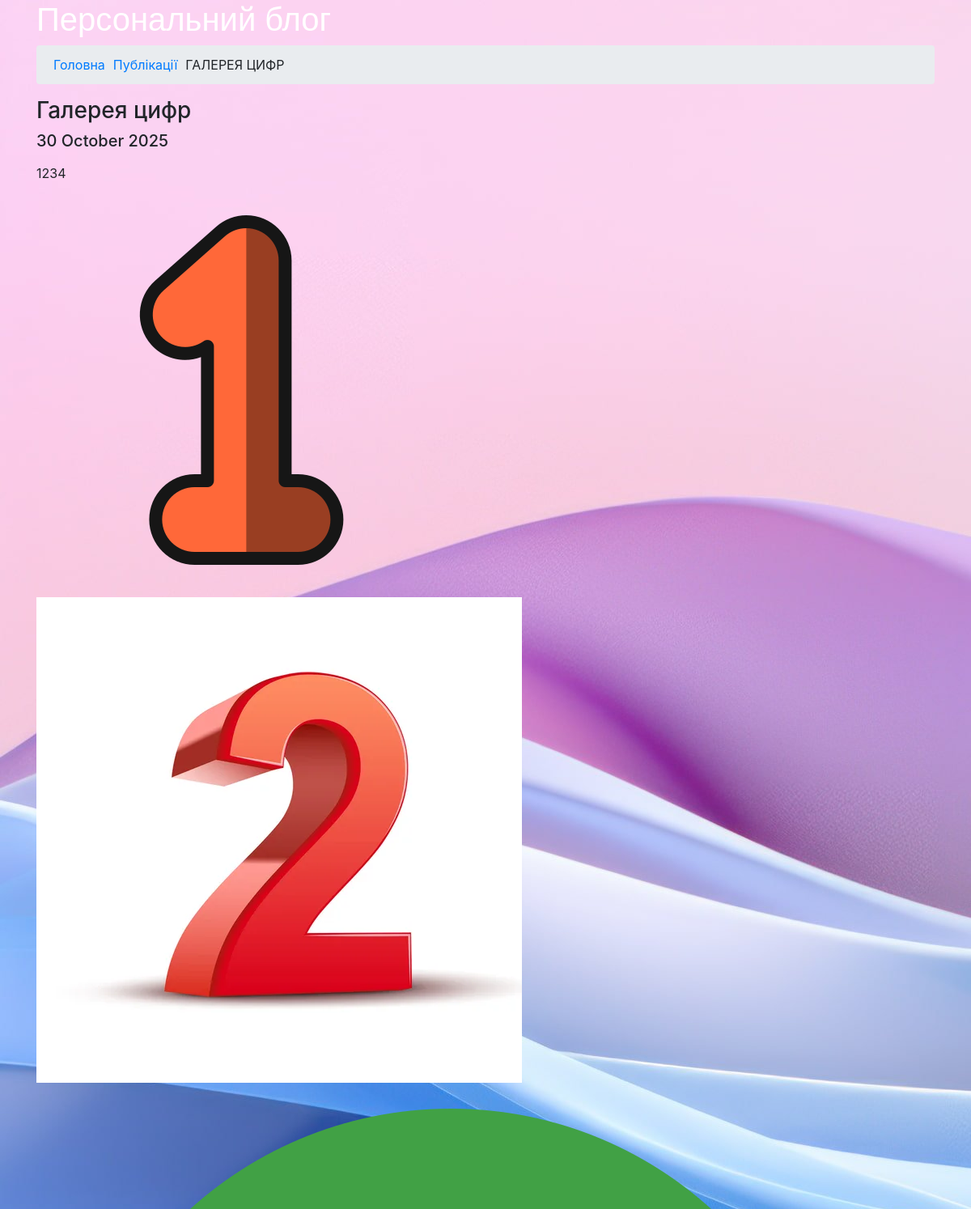
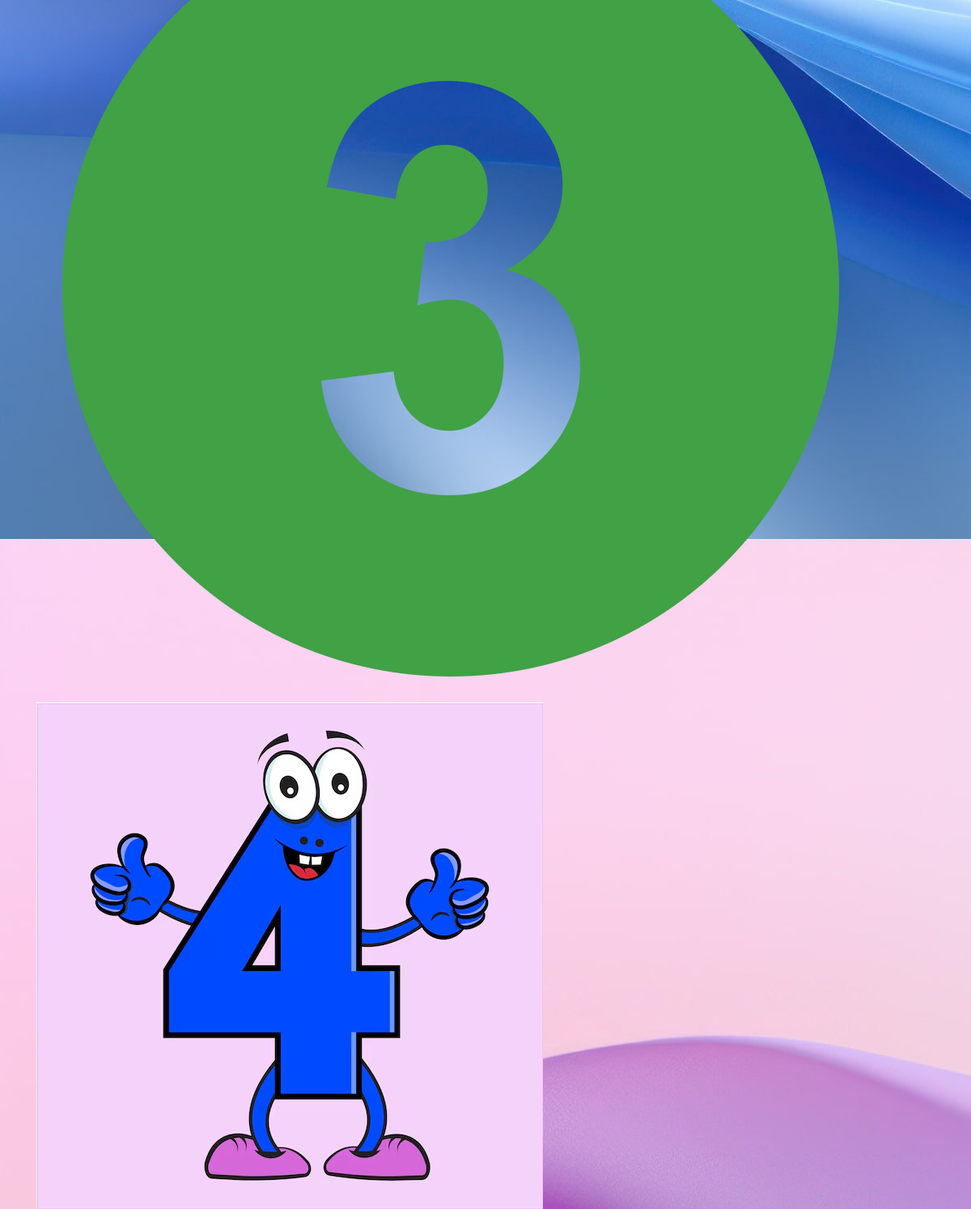
The page /articles/2025/10/30/galereya-cifr on the database its author committed (2 pictures, top to bottom).
### app_blog/models.py (models this page shows, shortened)
class Article(models.Model):
    title = models.CharField(u'Заголовок', max_length=250,
                             help_text=u'Максимум 250 сим.')
    description = models.TextField(blank=True,
                                   verbose_name=u'Опис')
    pub_date = models.DateTimeField(u'Дата публікації',
                                    default=timezone.now)
    slug = models.SlugField(u'Слаг',
                            unique_for_date='pub_date')
    main_page = models.BooleanField(u'Головна',
                                    default=True,
                                    help_text=u'Показувати на головній сторінці')
    category = models.ForeignKey(Category,
                                 related_name='articles',
                                 blank=True,
                                 null=True,
                                 verbose_name=u'Категорія',
                                 on_delete=models.CASCADE)
    objects = models.Manager()
    class Meta:
        ordering = ['-pub_date']
        verbose_name = u'Стаття'
        verbose_name_plural = u'Статті'

class ArticleImage(models.Model):
    article = models.ForeignKey(Article,
                                verbose_name=u'Стаття',
                                related_name='images',
                                on_delete=models.CASCADE)
    image = models.ImageField(u'Фото', upload_to='photos')
    title = models.CharField(u'Заголовок', max_length=250,
                             help_text=u'Максимум 250 сим.',
			    blank=True)
    class Meta:
        verbose_name = u'Фото для статті'
        verbose_name_plural = u'Фото для статті'

### app_blog/views.py (the view)
class ArticleDetail(DateDetailView):
    model = Article
    template_name = 'article_detail.html'
    context_object_name = 'item'
    date_field = 'pub_date'
    query_pk_and_slug = True
    month_format = '%m'
    allow_future = True
    def get_context_data(self, *args, **kwargs):
        context = super(ArticleDetail,
            self).get_context_data(*args, **kwargs)
        try:
            context['images'] = context['item'].images.all()
        except:
            pass
        return context

### app_blog/templates/article_detail.html (shortened to what this page needs)
{% extends "base.html" %}
{% load static %}
{% block content %}{% endblock %}

### app_blog/static/css/main.css (style rules this page uses)
body > div > div > ol > li { margin: 0 5px; }
body { background-image: url('../img/bg.jpg'); background-repeat: repeat-y; }

### rows shown on the page
Article: title+pub_date+description "Головна Публікації ГАЛЕРЕЯ ЦИФР Галерея цифр 30 October 2025 1234", title+pub_date+description (picture)
